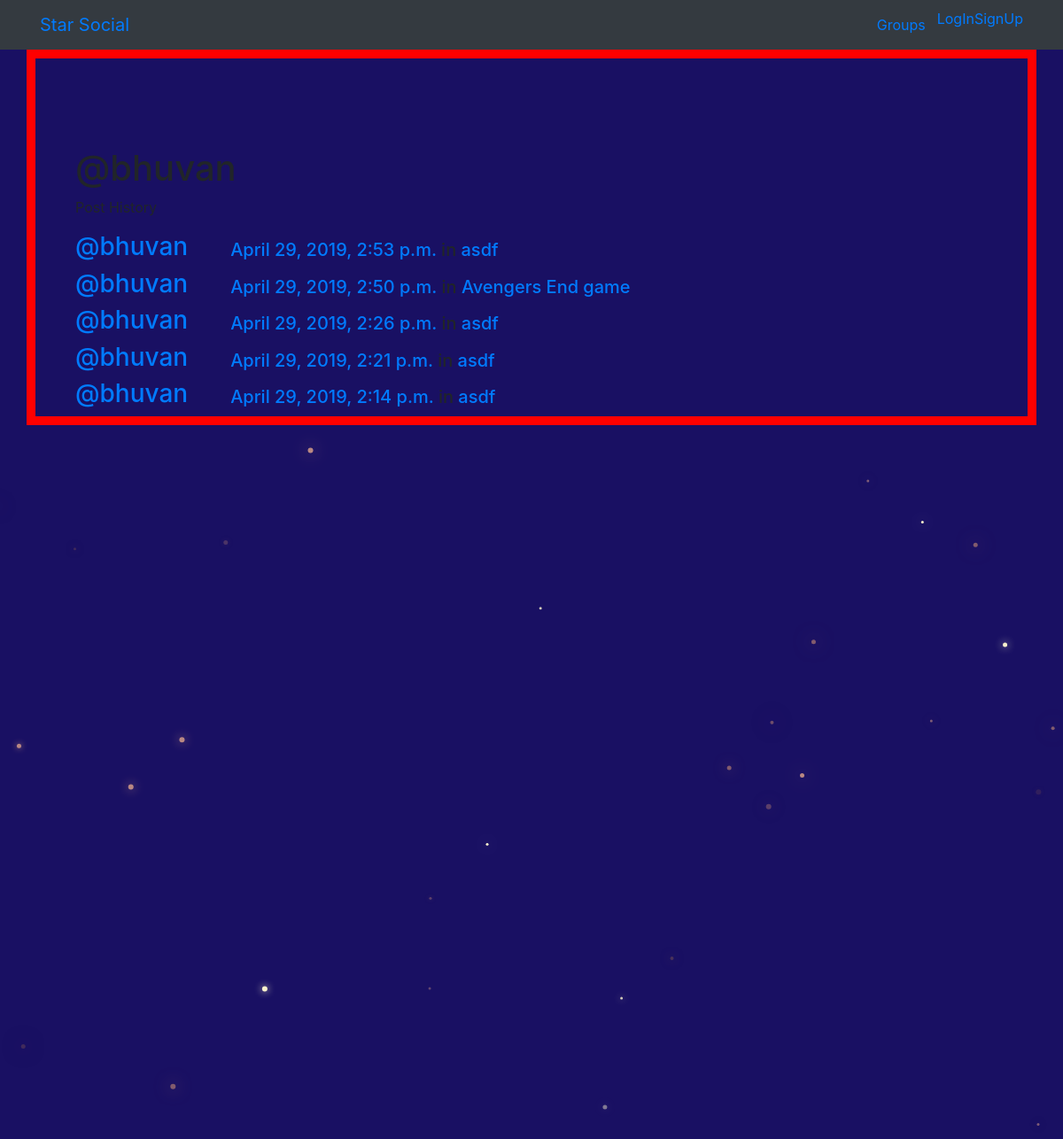
Screenshot of /posts/by/bhuvan/ with the database file from the repository.
### posts/models.py (models this page shows, shortened)
class Post(models.Model):
    user = models.ForeignKey(User, related_name="posts",on_delete=models.CASCADE)
    created_at = models.DateTimeField(auto_now=True)
    message = models.TextField()
    message_html = models.TextField(editable=False)
    group = models.ForeignKey(Group, related_name="posts",null=True, blank=True,on_delete=models.CASCADE)
    class Meta:
        ordering = ["-created_at"]
        unique_together = ["user", "message"]

### groups/models.py (models this page shows, shortened)
class Group(models.Model):
    name = models.CharField(max_length=255, unique=True)
    slug = models.SlugField(allow_unicode=True, unique=True)
    description = models.TextField(blank=True, default='')
    description_html = models.TextField(editable=False, default='', blank=True)
    members = models.ManyToManyField(User,through="GroupMember")
    class Meta:
        ordering = ["name"]

### posts/views.py (the view)
# urls.py: path("by/<username>/",views.UserPosts.as_view(),name="for_user"),
class UserPosts(generic.ListView):
    model = models.Post
    template_name = "posts/user_post_list.html"
    def get_queryset(self):
        try:
            self.post_user = User.objects.prefetch_related("posts").get(
                username__iexact=self.kwargs.get("username")
            )
        except User.DoesNotExist:
            raise Http404
        else:
            return self.post_user.posts.all()
    def get_context_data(self, **kwargs):
        context = super().get_context_data(**kwargs)
        context["post_user"] = self.post_user
        return context

### posts/templates/posts/user_post_list.html
{% extends "posts/post_base.html" %}
{% block prepost %}
<div class="col-md-4">
	<h1>@{{ post_user.username }}</h1>
	<p>Post History</p>
</div>
{% endblock %}
{% block post_content %}
<div class="col-md-8">
	{% for post in post_list %}
		{% include "posts/_post.html" %}
	{% endfor %}
</div>
{% endblock %}

### posts/templates/posts/_post.html (shortened to what this page needs)
<div class="media">
	<h3 class="mr-5"><a href="{% url 'posts:for_user' username=post.user.username %}">@{{ post.user.username }}</a></h3>
	<div class="media-body">
			<h5>
			<time class="time"><a href="{% url 'posts:single' username=post.user.username pk=post.pk %}">{{ post.created_at }}</a></time>
			{% if post.group %}
			<span class="group-name">in <a href="#">{{ post.group.name }}</a></span>
			{% endif %}
		 </h5>
	</div>
</div>

### static/css/master.css (style rules this page uses)
html, body { height: 100%; width: 100%; overflow: hidden; background: #191063; margin: 0; }

### rows the page displays
Post: user.username "bhuvan", created_at "April 29, 2019, 2:53 p.m.", group.name "asdf"
Post: user.username "bhuvan", created_at "April 29, 2019, 2:50 p.m.", group.name "Avengers End game"
Post: user.username "bhuvan", created_at "April 29, 2019, 2:26 p.m.", group.name "asdf"
Post: user.username "bhuvan", created_at "April 29, 2019, 2:21 p.m.", group.name "asdf"
Post: user.username "bhuvan", created_at "April 29, 2019, 2:14 p.m.", group.name "asdf"
